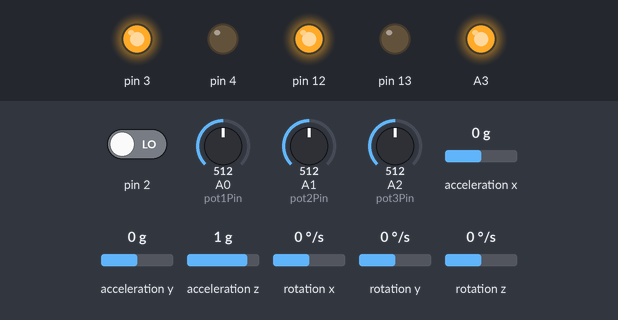
The sketch below on a simulated Arduino Uno, built with avr-gcc and run on an emulated ATmega328P. Parts: output pins drawn as LEDs (lit = HIGH). The inputs (shaded band) are chosen by the test bench; at power-on: acceleration x 0 g, pin 2 LOW, A0 (pot1Pin) = 512, A1 (pot2Pin) = 512, A2 (pot3Pin) = 512, acceleration y 0 g, acceleration z 1 g, rotation x 0 °/s, rotation y 0 °/s, rotation z 0 °/s. The sensor or clock chip raises its interrupt line as the real part does; what the sketch prints to the serial monitor is not drawn.

Above: at 1.7 s.
1.8 s: acceleration x set to 0.8 g
At 2.7 s:
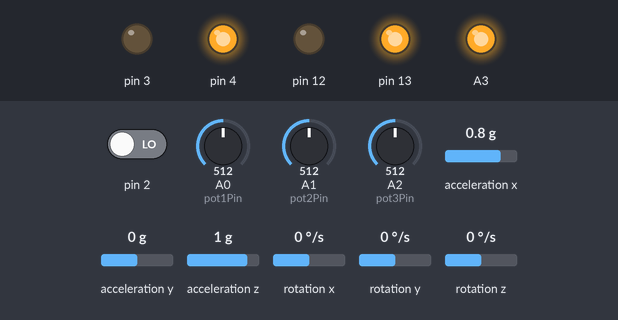
3.3 s: acceleration x set to -1.4 g
At 3.7 s:
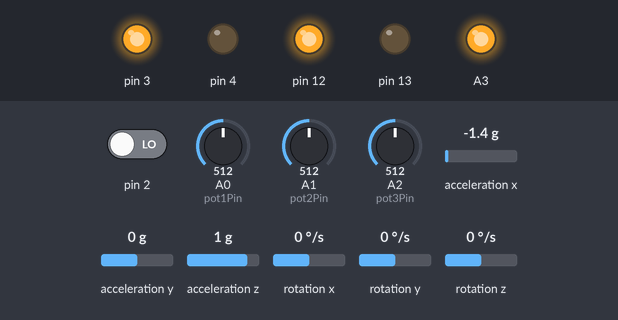
4.8 s: acceleration x set to 1.4 g
At 6.1 s:
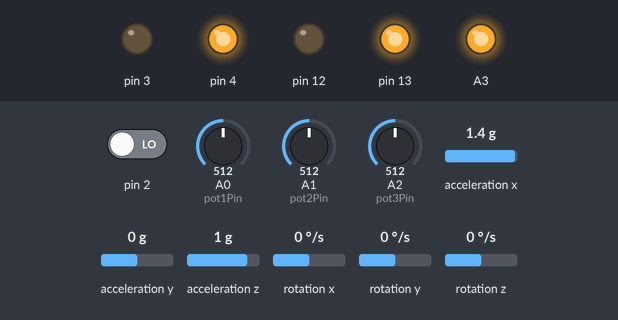
Timing chart, 0 to 7.8 s (numbered marks = the images above; inputs shaded):
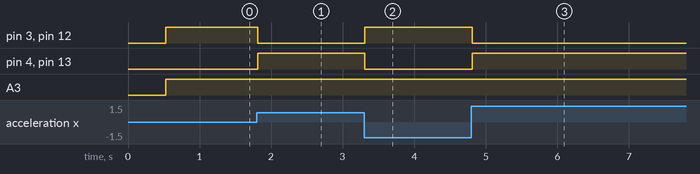

The sketch:

F1HEEE9HWNUD3TS.ino
```cpp
#include "I2Cdev.h"

#include "MPU6050_6Axis_MotionApps20.h"
//#include "MPU6050.h" // not necessary if using MotionApps include file

// Arduino Wire library is required if I2Cdev I2CDEV_ARDUINO_WIRE implementation
// is used in I2Cdev.h
#if I2CDEV_IMPLEMENTATION == I2CDEV_ARDUINO_WIRE
#include "Wire.h"
#endif

MPU6050 mpu;
#define OUTPUT_READABLE_YAWPITCHROLL

bool dmpReady = false; // set true if DMP init was successful
uint8_t mpuIntStatus; // holds actual interrupt status byte from MPU
uint8_t devStatus; // return status after each device operation (0 = success, !0 = error)
uint16_t packetSize; // expected DMP packet size (default is 42 bytes)
uint16_t fifoCount; // count of all bytes currently in FIFO
uint8_t fifoBuffer[64]; // FIFO storage buffer

// orientation/motion vars
Quaternion q; // [w, x, y, z] quaternion container
VectorInt16 aa; // [x, y, z] accel sensor measurements
VectorInt16 aaReal; // [x, y, z] gravity-free accel sensor measurements
VectorInt16 aaWorld; // [x, y, z] world-frame accel sensor measurements
VectorFloat gravity; // [x, y, z] gravity vector
float euler[3]; // [psi, theta, phi] Euler angle container
float ypr[3]; // [yaw, pitch, roll] yaw/pitch/roll container and gravity vector

static int pot1Pin = A0;
static int pot2Pin = A1;
static int pot3Pin = A2;
float Kp = 0;
float Ki = 0;
float Kd = 0;
float targetAngle = 8.5;
float currAngle = 0;
float pTerm = 0;
float iTerm = 0;
float dTerm = 0;
float integrated_error = 0;
float last_error = 0;
float K = 1;
// ================================================================
// === INTERRUPT DETECTION ROUTINE ===
// ================================================================

volatile bool mpuInterrupt = false; // indicates whether MPU interrupt pin has gone high
void dmpDataReady() {
    mpuInterrupt = true;
}

// ================================================================
// === INITIAL SETUP ===
// ================================================================

void setup() {
    // join I2C bus (I2Cdev library doesn't do this automatically)
#if I2CDEV_IMPLEMENTATION == I2CDEV_ARDUINO_WIRE
        Wire.begin();
        TWBR = 24; // 400kHz I2C clock (200kHz if CPU is 8MHz)
#elif I2CDEV_IMPLEMENTATION == I2CDEV_BUILTIN_FASTWIRE
        Fastwire::setup(400, true);
#endif

    Serial.begin(115200);
    while (!Serial);
    Serial.println(F("Initializing I2C devices..."));
    mpu.initialize();
    Serial.println(F("Testing device connections..."));
    Serial.println(mpu.testConnection() ? F("MPU6050 connection successful") : F("MPU6050 connection failed"));
    Serial.println(F("Initializing DMP..."));
    devStatus = mpu.dmpInitialize();
    mpu.setXGyroOffset(220);
    mpu.setYGyroOffset(76);
    mpu.setZGyroOffset(-85);
    mpu.setZAccelOffset(1788); // 1688 factory default for my test chip
    if (devStatus == 0) {
        Serial.println(F("Enabling DMP..."));
        mpu.setDMPEnabled(true);
        Serial.println(F("Enabling interrupt detection (Arduino external interrupt 0)..."));
        attachInterrupt(0, dmpDataReady, RISING);
        mpuIntStatus = mpu.getIntStatus();
        Serial.println(F("DMP ready! Waiting for first interrupt..."));
        dmpReady = true;
        packetSize = mpu.dmpGetFIFOPacketSize();
    } else {
        Serial.print(F("DMP Initialization failed (code "));
        Serial.print(devStatus);
        Serial.println(F(")"));
    }
    pinMode(3, OUTPUT);
    pinMode(4, OUTPUT);
    pinMode(pot3Pin, INPUT);
    pinMode(pot1Pin, INPUT);
    pinMode(pot2Pin, INPUT);
    pinMode(A3, OUTPUT);
    pinMode(12,OUTPUT);
    pinMode(13,OUTPUT);
  }

// ================================================================
// === MAIN PROGRAM LOOP ===
// ================================================================

void loop() {
    if (!dmpReady) return;
    while (!mpuInterrupt && fifoCount < packetSize) {
    }
    mpuInterrupt = false;
    mpuIntStatus = mpu.getIntStatus();
    fifoCount = mpu.getFIFOCount();
    if ((mpuIntStatus & 0x10) || fifoCount == 1024) {
        mpu.resetFIFO();
        Serial.println(F("FIFO overflow!"));
    } else if (mpuIntStatus & 0x02) {
        while (fifoCount < packetSize) fifoCount = mpu.getFIFOCount();
        mpu.getFIFOBytes(fifoBuffer, packetSize);
        fifoCount -= packetSize;

#ifdef OUTPUT_READABLE_YAWPITCHROLL
            mpu.dmpGetQuaternion(&q, fifoBuffer);
            mpu.dmpGetGravity(&gravity, &q);
            mpu.dmpGetYawPitchRoll(ypr, &q, &gravity);
            Serial.print("ypr\t");
            Serial.print(ypr[0] * 180/M_PI);
            Serial.print("\t");
            Serial.print(ypr[1] * 180/M_PI);
            Serial.print("\t");
            Serial.println(ypr[2] * 180/M_PI);
#endif
        Kp = map(analogRead(pot1Pin), 0, 1024, 0, 255);
        Ki = map(analogRead(pot2Pin), 0, 1024, 0, 20);
        Kd = map(analogRead(pot3Pin), 0, 1024, 0, 20);
        Serial.print("Kp: ");
        Serial.print(Kp);
        Serial.print("        Ki: ");
        Serial.print(Ki);
        Serial.print("        Kd: ");
        Serial.println(Kd);
        currAngle = (ypr[1] * 180/M_PI);
        Drive_Motor(updateSpeed());
        Serial.print("speed: ");
        Serial.println(updateSpeed());
    }
}

float updateSpeed() {
  float error = targetAngle - currAngle;
  pTerm = Kp * error;
  integrated_error += error;
  iTerm = Ki * constrain(integrated_error, -50, 50);
  dTerm = Kd * (error - last_error);
  last_error = error;
  return -constrain(K*(pTerm + iTerm + dTerm), -255, 255);
}

float Drive_Motor(float torque)  {
  Serial.print("torque: ");
  Serial.println(torque);
  if (torque >= 0)  {                                        // drive motors forward
    digitalWrite(3, LOW);
    digitalWrite(4, HIGH);
    digitalWrite(12, LOW);
    digitalWrite(13, HIGH);
  }  else {                                                  // drive motors backward
    digitalWrite(3, HIGH);
    digitalWrite(4, LOW);
    digitalWrite(12, HIGH);
    digitalWrite(13, LOW);
    torque = abs(torque);
  }
  analogWrite(A3,torque);
}
```

Measured:
- after the input at 1.8 s, pin 3, pin 12: HIGH → LOW at once; pin 4, pin 13: LOW → HIGH at once
- after the input at 3.3 s, pin 3, pin 12: LOW → HIGH at once; pin 4, pin 13: HIGH → LOW at once
- after the input at 4.8 s, pin 3, pin 12: HIGH → LOW at once; pin 4, pin 13: LOW → HIGH at once
